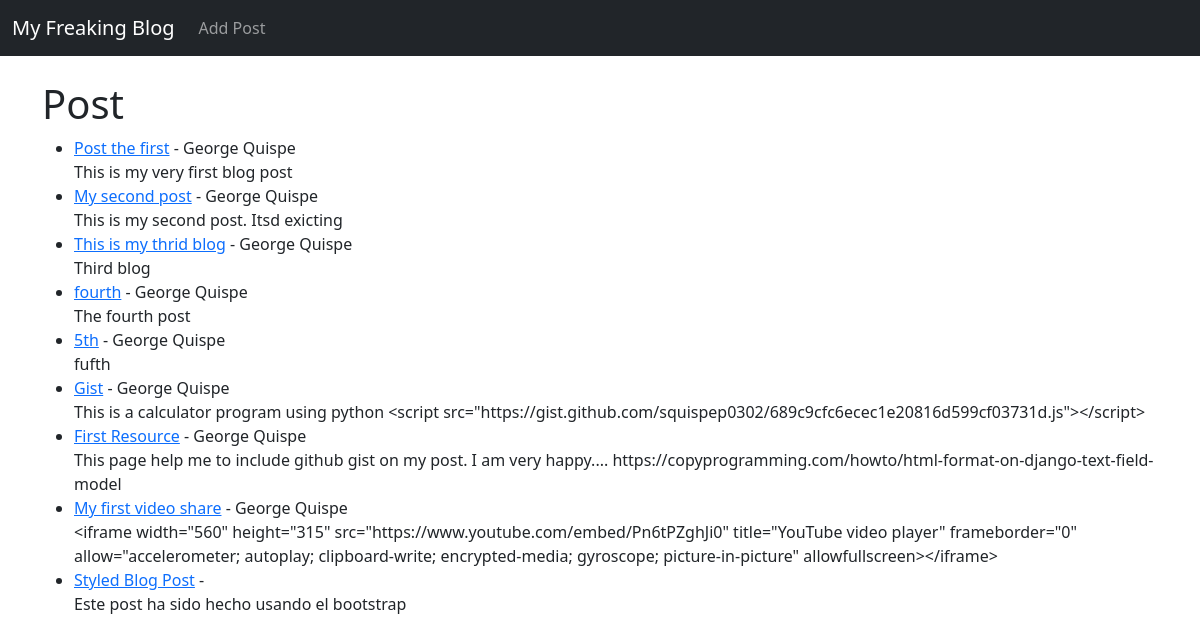
The page / on the database its author committed.
### theblog/models.py (models this page shows, shortened)
class Post(models.Model):
    title = models.CharField(max_length=225)
    title_tag = models.CharField(max_length=225, default=" My Freakin Blog")
    author = models.ForeignKey(User, on_delete=models.CASCADE)
    body = models.TextField()

### theblog/views.py (the view)
# urls.py: path('', HomeView.as_view(), name="home"),
class HomeView(ListView):
    model = Post
    template_name = 'home.html'

### theblog/templates/home.html
{% extends 'base.html' %}
{% block content %}
<h1>Post</h1>
<ul>
{% for post in object_list %}
    <li><a href="{% url 'article-detail' post.pk %}">{{ post.title }}</a> - {{ post.author.first_name }} {{ post.author.last_name }}<br/>
    {{ post.body }} </li>
{% endfor%}
    </ul>
{% endblock %}

### theblog/templates/base.html (shortened to what this page needs)
<!doctype html>
<html lang="en">
  <head>
    <link href="https://cdn.jsdelivr.net/npm/bootstrap@5.2.0/dist/css/bootstrap.min.css" rel="stylesheet">
  </head>
  <body>
    <nav class="navbar navbar-expand-lg navbar-dark bg-dark">
        <div class="container-fluid">
          <a class="navbar-brand" href="{% url 'home' %}">My Freaking Blog</a>
          <div class="collapse navbar-collapse" id="navbarSupportedContent">
            <ul class="navbar-nav me-auto mb-2 mb-lg-0">
              <li class="nav-item">
                <a class="nav-link" href="{% url 'add_post' %}">Add Post</a>
              </li>
            </ul>
          </div>
        </div>
      </nav>
    <br/>
    <div class="container">
    {% block content %}
    {% endblock %}
    </div>
  </body>
</html>

### rows shown on the page
Post: title "Post the first", author.first_name "George", author.last_name "Quispe", body "This is my very first blog post"
Post: title "My second post", author.first_name "George", author.last_name "Quispe", body "This is my second post. Itsd exicting"
Post: title "This is my thrid blog", author.first_name "George", author.last_name "Quispe", body "Third blog"
Post: title "fourth", author.first_name "George", author.last_name "Quispe", body "The fourth post"
Post: title "5th", author.first_name "George", author.last_name "Quispe", body "fufth"
Post: title "Gist", author.first_name "George", author.last_name "Quispe", body "This is a calculator program using python <script src=\"https://gist.github.com/squispep0302/689c9cfc6ecec1e20816d599cf03731d.js\"></script>"
Post: title "First Resource", author.first_name "George", author.last_name "Quispe", body "This page help me to include github gist on my post. I am very happy.... https://copyprogramming.com/howto/html-format-on-django-text-field-model"
Post: title "My first video share", author.first_name "George", author.last_name "Quispe", body "<iframe width=\"560\" height=\"315\" src=\"https://www.youtube.com/embed/Pn6tPZghJi0\" title=\"YouTube video player\" frameborder=\"0\" allow=\"accelerometer; autoplay; clipboard-write; encrypted-media; gyroscope; picture-in-picture\" allowfullscreen></iframe>"
Post: title "Styled Blog Post", body "Este post ha sido hecho usando el bootstrap"
